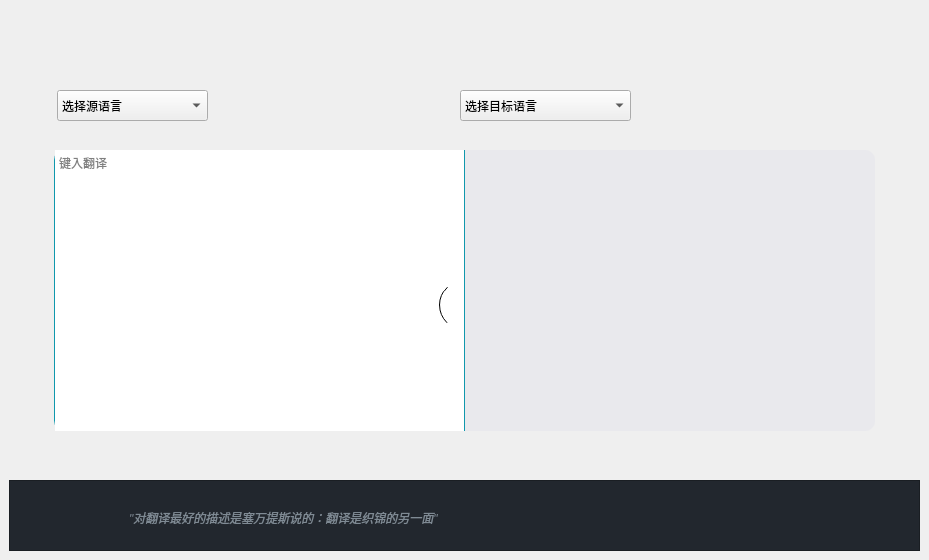
     <widget class="QWidget" name="page_0">
      <widget class="QComboBox" name="comboBox">
       <property name="geometry">
        <rect>
         <x>57</x>
         <y>90</y>
         <width>151</width>
         <height>31</height>
        </rect>
       </property>
       <property name="styleSheet">
        <string notr="true">border-left:1px solid;
border-color:#1098ad;
</string>
       </property>
       <item>
        <property name="text">
         <string>选择源语言</string>
        </property>
       </item>
       <item>
        <property name="text">
         <string>faf </string>
        </property>
       </item>
      </widget>
      <widget class="QComboBox" name="comboBox_2">
       <property name="geometry">
        <rect>
         <x>460</x>
         <y>90</y>
         <width>171</width>
         <height>31</height>
        </rect>
       </property>
       <property name="styleSheet">
        <string notr="true">border-left:1px solid;
border-color:#9b9b9b;</string>
       </property>
       <item>
        <property name="text">
         <string>选择目标语言</string>
        </property>
       </item>
       <item>
        <property name="text">
         <string>中文</string>
        </property>
       </item>
       <item>
        <property name="text">
         <string>日文</string>
        </property>
       </item>
       <item>
        <property name="text">
         <string>英文</string>
        </property>
       </item>
      </widget>
      <widget class="QTextEdit" name="textEdit_2">
       <property name="geometry">
        <rect>
         <x>54</x>
         <y>150</y>
         <width>411</width>
         <height>281</height>
        </rect>
       </property>
       <property name="styleSheet">
        <string notr="true">border-left:1px solid;
border-color:#1098ad;
border-top-left-radius:10px;
border-bottom-left-radius:10px;</string>
       </property>
       <property name="placeholderText">
        <string>键入翻译</string>
       </property>
      </widget>
      <widget class="QTextBrowser" name="textBrowser_5">
       <property name="geometry">
        <rect>
         <x>464</x>
         <y>150</y>
         <width>411</width>
         <height>281</height>
        </rect>
       </property>
       <property name="styleSheet">
        <string notr="true">border-left:1px solid;
border-color:#9b9b9b;
border-left-color:#1098ad;
border-top-right-radius:10px;
border-bottom-right-radius:10px;
background:#e9e9ed</string>
       </property>
      </widget>
      <widget class="QPushButton" name="pushButton">
       <property name="geometry">
        <rect>
         <x>439</x>
         <y>280</y>
         <width>50</width>
         <height>50</height>
        </rect>
       </property>
       <property name="styleSheet">
        <string notr="true">border-left:1px solid;
border-radius:25px;</string>
       </property>
       <property name="text">
        <string/>
       </property>
       <property name="icon">
        <iconset>
         <normaloff>E:/Code/python/UI_pic/交换.png</normaloff>E:/Code/python/UI_pic/交换.png</iconset>
       </property>
       <property name="iconSize">
        <size>
         <width>40</width>
         <height>40</height>
        </size>
       </property>
      </widget>
      <widget class="QPushButton" name="pushButton_2">
       <property name="geometry">
        <rect>
         <x>80</x>
         <y>380</y>
         <width>40</width>
         <height>40</height>
        </rect>
       </property>
       <property name="styleSheet">
        <string notr="true">border-left:1px solid;
border:0px;</string>
       </property>
       <property name="icon">
        <iconset>
         <normaloff>E:/Code/python/UI_pic/213麦克风.png</normaloff>E:/Code/python/UI_pic/213麦克风.png</iconset>
       </property>
       <property name="iconSize">
        <size>
         <width>22</width>
         <height>22</height>
        </size>
       </property>
      </widget>
      <widget class="QFrame" name="frame_4">
       <property name="geometry">
        <rect>
         <x>9</x>
         <y>480</y>
         <width>911</width>
         <height>71</height>
        </rect>
       </property>
       <property name="styleSheet">
        <string notr="true">background:#22272e;</string>
       </property>
       <property name="frameShape">
        <enum>QFrame::StyledPanel</enum>
       </property>
       <property name="frameShadow">
        <enum>QFrame::Raised</enum>
       </property>
       <widget class="QLabel" name="label_11">
        <property name="geometry">
         <rect>
          <x>120</x>
          <y>18</y>
          <width>641</width>
          <height>41</height>
         </rect>
        </property>
        <property name="styleSheet">
         <string notr="true">border:0px;
color:#7f8a94;</string>
        </property>
        <property name="text">
         <string>&lt;html&gt;&lt;head/&gt;&lt;body&gt;&lt;p&gt;&lt;span style=&quot; font-style:italic;&quot;&gt;&amp;quot;对翻译最好的描述是塞万提斯说的：翻译是织锦的另一面&amp;quot;&lt;/span&gt;&lt;/p&gt;&lt;/body&gt;&lt;/html&gt;</string>
        </property>
       </widget>
      </widget>
     </widget>
